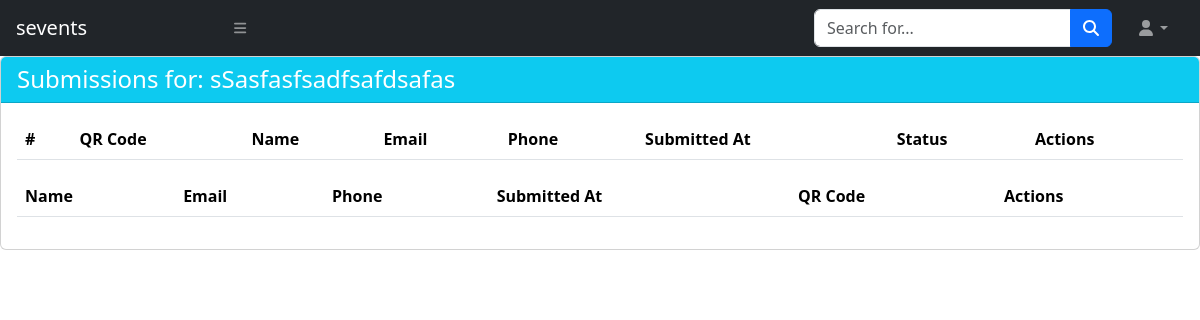
Before: /form/forms/2 with the older database file.
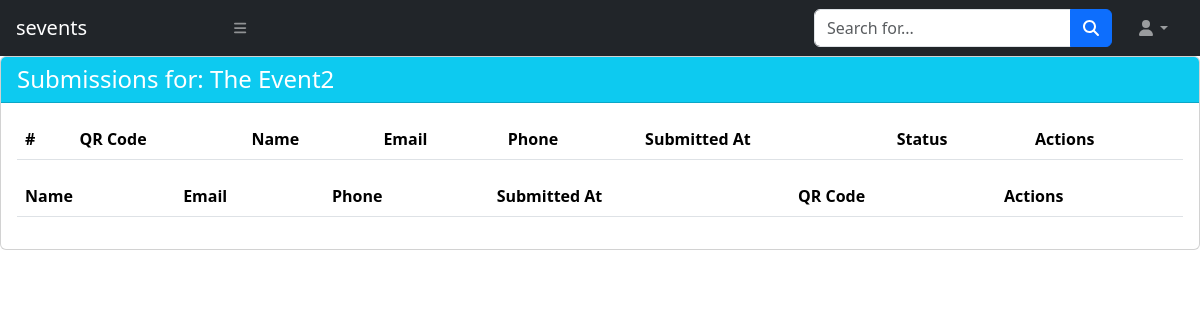
After: the same page with the newer database file.
### models.py (models this page shows)
class FormModel(Base):
    __tablename__ = "forms"
    id = Column(Integer, primary_key=True, index=True)
    title = Column(String)
    description = Column(String)
    created_at = Column(DateTime, default=lambda: datetime.now(pytz.timezone('Asia/Bangkok')))
    submissions = relationship("Submission", back_populates="form")

### routers/form.py (the view)
@router.get("/forms/{form_id}", response_class=HTMLResponse)
async def view_form_submissions(
    request: Request,
    form_id: int,
    db: Session = Depends(get_db)
):
    form = db.query(FormModel).filter(FormModel.id == form_id).first()
    if not form:
        raise HTTPException(status_code=404, detail="Form not found")
    submissions = db.query(Submission).filter(Submission.form_id == form_id).options(joinedload(Submission.qr_code)).all()
    return templates.TemplateResponse("event-form-page.html", {
        "request": request,
        "current_form": form,
        "submissions": submissions,
        "forms": db.query(FormModel).all()
    })

### templates/event-form-page.html (shortened to what this page needs)
{% include 'base.html' %}
{% if current_form %}
<div class="card">
    <div class="card-header bg-info text-white">
        <h4 class="mb-0">Submissions for: {{ current_form.title }}</h4>
    </div>
    <div class="card-body">
        <table id="datatable" class="table table-striped">
            <thead>
                <tr>
                    <th>#</th>
                    <th>QR Code</th>
                    <th>Name</th>
                    <th>Email</th>
                    <th>Phone</th>
                    <th>Submitted At</th>
                    <th>Status</th>
                    <th>Actions</th>
                </tr>
            </thead>
        </table>
        <div class="table-responsive">
            <table class="table table-hover">
                <thead>
                    <tr>
                        <th>Name</th>
                        <th>Email</th>
                        <th>Phone</th>
                        <th>Submitted At</th>
                        <th>QR Code</th>
                        <th>Actions</th>
                    </tr>
                </thead>
            </table>
        </div>
    </div>
</div>
{% endif %}

### templates/base.html (shortened to what this page needs)
<!DOCTYPE html>
<html>
<head>
    <link rel="stylesheet" type="text/css" href="{{url_for('static', path='/css/styles.css')}}">
    <link rel="stylesheet" href="https://cdn.jsdelivr.net/npm/bootstrap-icons@1.11.3/font/bootstrap-icons.min.css">
    <link rel="stylesheet" type="text/css" href="{{url_for('static', path='/css/bootstrap.css')}}">
    <link rel="stylesheet" type="text/css" href="//cdn.datatables.net/2.2.1/css/dataTables.dataTables.min.css">
</head>
<body>
    {% include 'navbar.html' %}
</body>
</html>

### templates/navbar.html (shortened to what this page needs)
<nav class="sb-topnav navbar navbar-expand navbar-dark bg-dark">
    <a class="navbar-brand ps-3" href="index.html">sevents</a>
    <button class="btn btn-link btn-sm order-1 order-lg-0 me-4 me-lg-0" id="sidebarToggle" href="#!"><i class="fas fa-bars"></i></button>
    <form class="d-none d-md-inline-block form-inline ms-auto me-0 me-md-3 my-2 my-md-0">
        <div class="input-group">
            <input class="form-control" type="text" placeholder="Search for..." aria-label="Search for..." aria-describedby="btnNavbarSearch" />
            <button class="btn btn-primary" id="btnNavbarSearch" type="button"><i class="fas fa-search"></i></button>
        </div>
    </form>
    <ul class="navbar-nav ms-auto ms-md-0 me-3 me-lg-4">
        <li class="nav-item dropdown">
            <a class="nav-link dropdown-toggle" id="navbarDropdown" href="#" role="button" data-bs-toggle="dropdown" aria-expanded="false"><i class="fas fa-user fa-fw"></i></a>
        </li>
    </ul>
</nav>

Changed rows visible on the page:
changed FormModel: title "sSasfasfsadfsafdsafas" → "The Event2"
